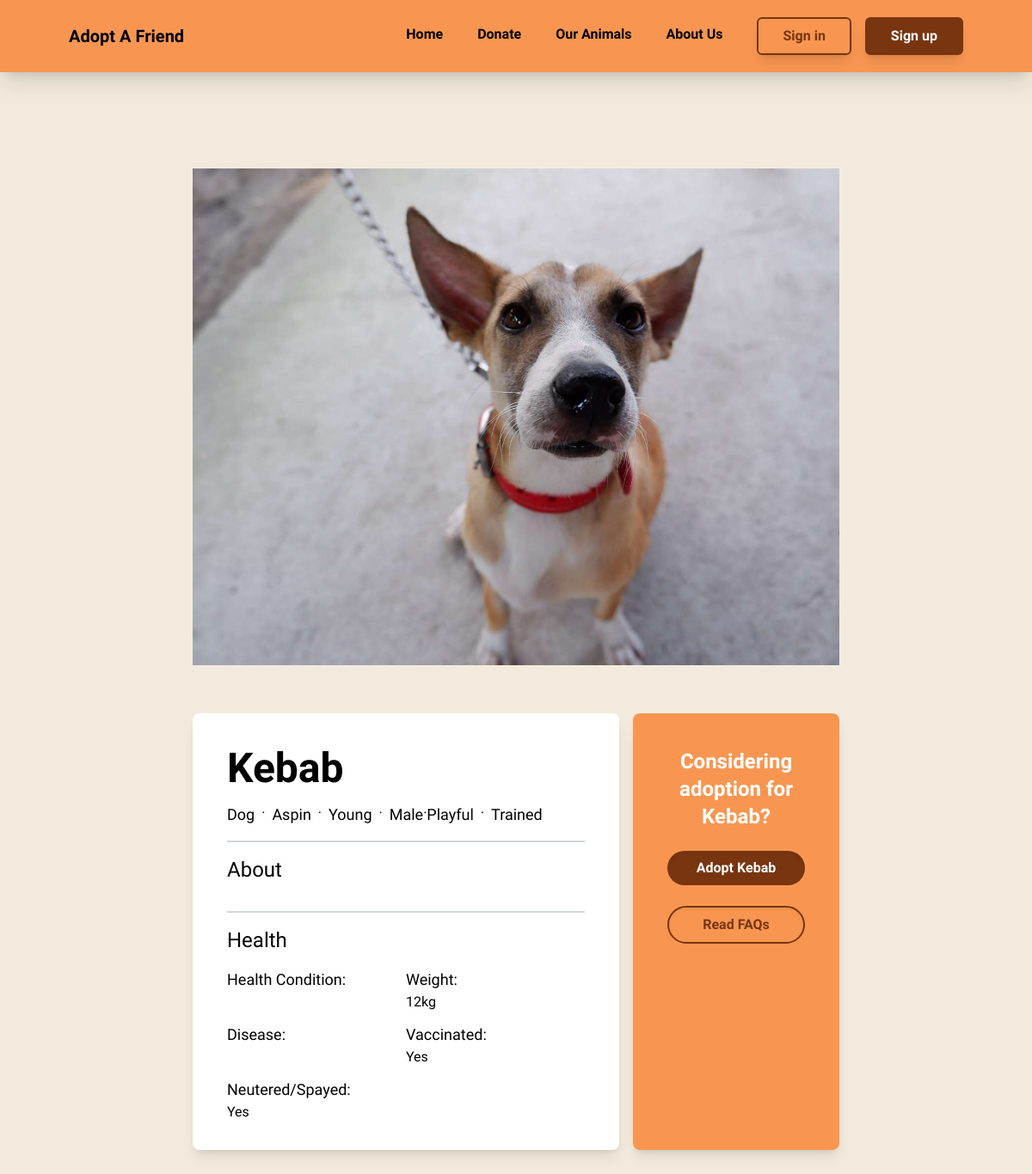
/pet_profile/kebab-PET0001/, run on an earlier commit of the app's database.
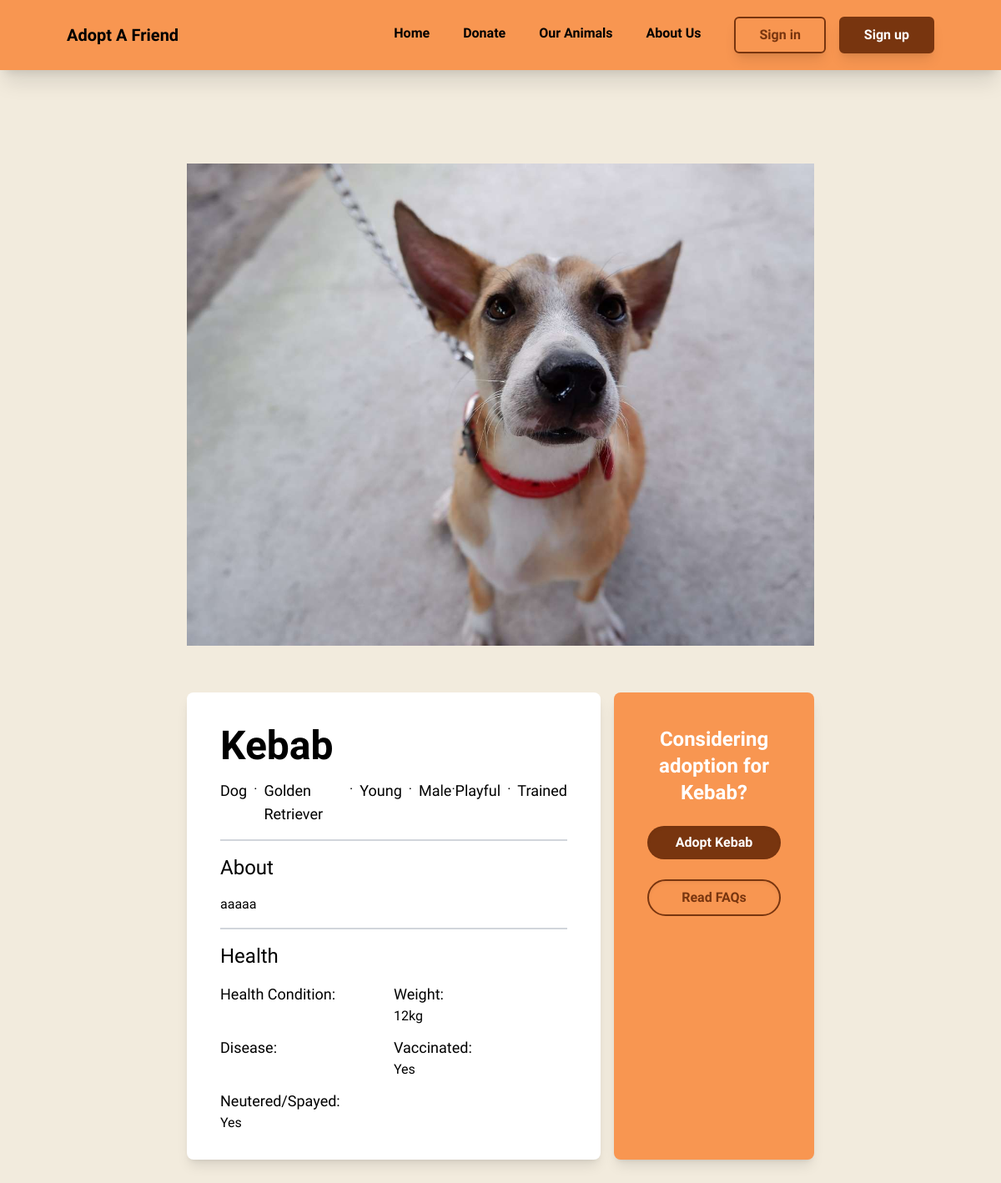
And on a later commit of the database.
### pets/models.py (models this page shows, shortened)
class Pet(models.Model):
    petId = models.CharField(max_length=10, default=generate_pet_key, primary_key=True, unique=True)
    petName = models.CharField(max_length=50, null=False, blank=False, unique=True)
    animalType = models.CharField(max_length=20, choices=ANIMAL_TYPES_CHOICES, null=False, blank=False)
    breed = models.CharField(max_length=50, null=False, blank=False)
    petAge = models.CharField(max_length=50, null=False, blank=False, choices=PET_AGE_CHOICES)
    petGender = models.CharField(max_length=20, choices=GENDER_CHOICES, null=False, blank=False, default="")
    petSize = models.CharField(max_length=20, choices=PET_SIZE_CHOICES, null=False, blank=False)
    petColor = models.CharField(max_length=20, choices=COLOR_CHOICES, null=False, blank=False, default="")
    petDescription = models.TextField(max_length=500, blank=True, null=True)
    petPersonality = models.CharField(max_length=50, choices=PERSONALITY_CHOICES, blank=False, null=False, default="")
    dateAcquired = models.DateField(blank=False, null=False, default=timezone.now)
    isTrained = models.BooleanField(default=False)
    slug = models.SlugField(unique=True, blank=True)

### pets/views.py (the view)
# urls.py: path('pet_profile/<str:slug>-<str:petId>/', views.pet_profile, name='pet_profile'),
def pet_profile(request, petId, slug):
    pet = get_object_or_404(Pet, petId=petId, slug=slug)
    medical = get_object_or_404(PetMedical, petId=pet)
    images = PetImage.objects.filter(petId=pet)
    context = {
            'pet': pet,
            'medical': medical,
            'images': images,
        }
    return render(request, 'pets/pet_profile.html', context)

### pets/templates/pets/pet_profile.html (shortened to what this page needs)
{% extends 'main/base.html' %}
{% load social_share %}
{% block content %}
<div class="mx-56 my-14">
    <div class="flex justify-center">
        <img src="{{ images.0.petImage.url }}" alt="Image 1">
    </div>
</div>
<div class="mx-56 mt-12 mb-14" style="font-family: 'Imprima';">
    <div class="grid grid-cols-6 gap-x-4 gap-y-6">
        <div class="bg-white rounded-lg col-span-4 shadow-lg px-10 pt-10 pb-4">
            <div class="flex justify-between items-center">
                <h1 class="text-5xl font-bold">{{pet.petName}}</h1>
            </div>
            <div class="flex py-4">
                <p class="text-lg">{{pet.animalType}}</p> <p class="px-2">·</p> <p class="text-lg">{{pet.breed}}</p> <p class="px-2">·</p> <p class="text-lg">{{pet.petAge}}</p> <p class="px-2">·</p> <p class="text-lg">{{pet.petGender}}</p>·</p> <p class="text-lg">{{pet.petPersonality}}</p>
                {% if pet.isTrained %}
                    <p class="px-2">·</p><p class="text-lg">Trained</p>
                {% endif %}
            </div>
            <p class="border-b-2 border-gray-300"></p></p>
            <h1 class="text-2xl pt-4"> About </h1>
            <p class="py-4 text-justify">{{pet.petDescription}}</p>
            <p class="border-b-2 border-gray-300"></p></p>
            <h1 class="text-2xl pt-4">Health</h1>
            <div class="py-4 grid grid-cols-2 gap-y-3">
                <div>
                    <p class="text-lg">Health Condition:</p>
                </div>
                <div>
                    <p class="text-lg">Weight:</p>
                    <p>{{medical.petWeight}}kg</p>
                </div>
                <div>
                    <p class="text-lg">Disease:</p>
                </div>
                <div>
                    <p class="text-lg">Vaccinated:</p>
                    <p>{% if medical.isVaccinated %}Yes{% else %}No{% endif %}</p>
                </div>
                <div>
                    <p class="text-lg">Neutered/Spayed:</p>
                    <p>{% if medical.isNeutered_or_Spayed %}Yes{% else %}No{% endif %}</p>
                </div>
            </div>
        </div>
        <div class="bg-white rounded-lg col-span-2 shadow-lg px-10 pt-10 pb-4" style="background-color: #f89651;">
            <div class="flex-col justify-center">
                <h1 class="text-center text-2xl font-bold text-white">Considering adoption for {{pet.petName}}?</h1>
                <div class="py-6">
                    <a href="{% url 'application' pet.slug %}"><button type="" class="w-full shadow-inner transition ease-in-out delay-150 font-semibold text-white px-5 py-2 rounded-full hover:-translate-y-1 hover:scale-100 duration-300 bg-amber-900">Adopt {{pet.petName}}</button></a>
                </div>
                <div class="">
                    <button type="" class="w-full shadow-inner transition ease-in-out delay-150 font-semibold text-amber-900 px-5 py-2 rounded-full hover:-translate-y-1 hover:scale-100 duration-300 border-2 border-amber-900">Read FAQs</button>
                </div>
            </div>
        </div>
    </div>
</div>
{% endblock %}

What changed in the data, as far as the page shows it:
changed Pet "Kebab": breed "Aspin" → "Golden Retriever"; petDescription (not shown) → "aaaaa"
